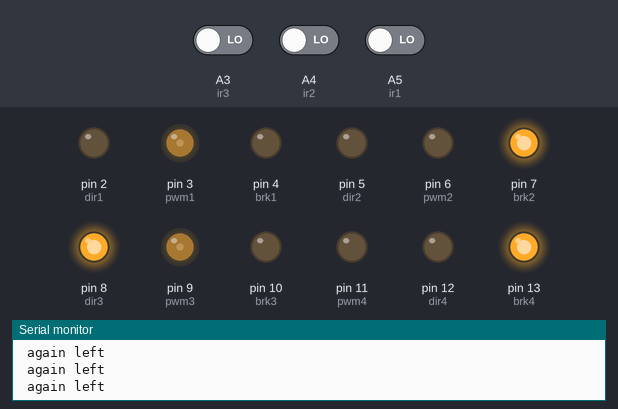
A sketch run on a simulated Arduino Uno, built with avr-gcc and run on an emulated ATmega328P. On the bench: output pins drawn as LEDs (lit = HIGH), the last lines printed to the serial monitor. The inputs (shaded band) are chosen by the test bench; at power-on: A3 (ir3) LOW, A5 (ir1) LOW, A4 (ir2) LOW.

Above: at 9.8 s.
9.9 s: A3 (ir3) driven HIGH
16.5 s: A5 (ir1) driven HIGH
At 19.1 s:
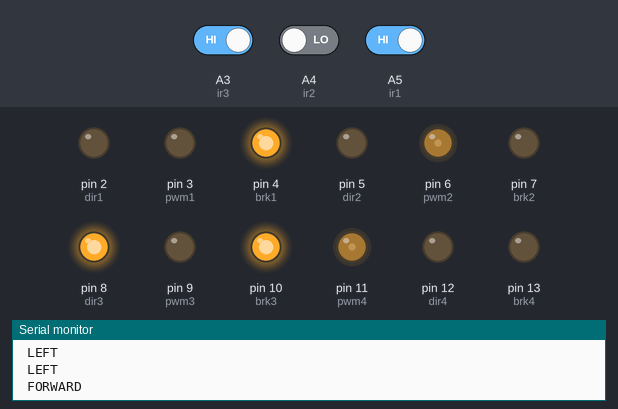
21.0 s: A4 (ir2) driven HIGH
At 21.4 s:
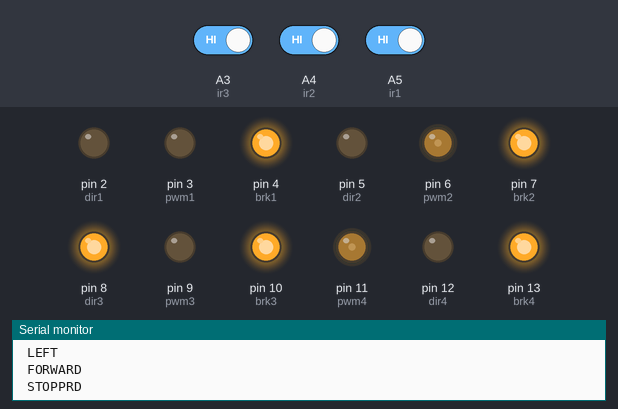
25.5 s: A4 (ir2) driven LOW
At 28.4 s:
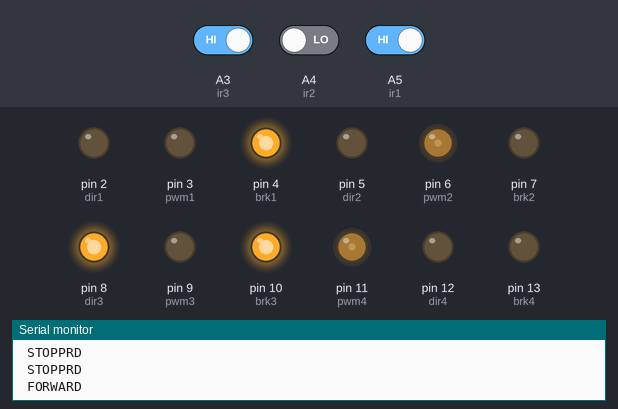
30.0 s: A3 (ir3) driven LOW and A4 (ir2) driven HIGH
Timing chart, 0 to 33.0 s (numbered marks = the images above; inputs shaded):
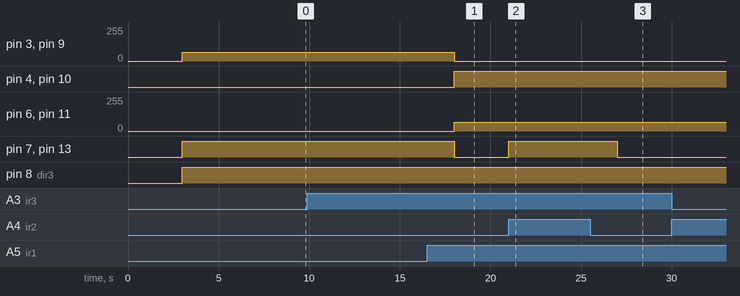

The sketch:

line_follower_3_ir.ino
```cpp
#define dir1 2
#define pwm1 3
#define brk1 4

#define dir2 5
#define pwm2 6
#define brk2 7

#define dir3 8
#define pwm3 9
#define brk3 10

#define dir4 12
#define pwm4 11
#define brk4 13

#define ir1 A5
#define ir2 A4
#define ir3 A3

int detection1;
int detection2;
int detection3;

int pwmh = 65;
int pwms = 45;

void forward()
{
  digitalWrite(brk2,LOW);
  analogWrite(pwm2,pwmh);
  digitalWrite(dir2,LOW);

  digitalWrite(brk1,HIGH);
  analogWrite(pwm1,0);

  digitalWrite(brk3,HIGH);
  analogWrite(pwm3,0);

  digitalWrite(brk4,LOW);
  analogWrite(pwm4,pwmh);
  digitalWrite(dir4,LOW);
}

void left()
{
  digitalWrite(brk1,LOW);
  analogWrite(pwm1,pwmh);
  digitalWrite(dir1,LOW);

  digitalWrite(brk2,HIGH);
  analogWrite(pwm2,0);

  digitalWrite(brk4,HIGH);
  analogWrite(pwm4,0);

  digitalWrite(brk3,LOW);
  analogWrite(pwm3,pwmh);
  digitalWrite(dir3,HIGH);
}


void freeze()
{
  digitalWrite(brk1,HIGH);
  digitalWrite(brk2,HIGH);
  digitalWrite(brk3,HIGH);
  digitalWrite(brk4,HIGH);
}

void setup() {
 for(byte i=2;i<=13;i++)
 pinMode(i,OUTPUT);
 pinMode(ir1,INPUT);
 pinMode(ir2,INPUT);
 pinMode(ir3,INPUT);
Serial.begin(9600);
}

void loop()
{
 delay(3000);
 detection1=digitalRead(ir1);
 detection2=digitalRead(ir2);
 detection3=digitalRead(ir3);

  if(detection1==HIGH && detection2==LOW && detection3==HIGH)
  {
    Serial.println(" FORWARD ");
    forward();
   }
  else if(detection1==LOW && detection2==LOW && detection3==HIGH)
  {
    Serial.println(" LEFT ");
    left();
  }
  else if( detection1==HIGH && detection2==HIGH && detection3==LOW)
  {
  Serial.println(" again forward ");
  forward();
  }
  else if(detection1==LOW && detection2==LOW && detection3==LOW)
  {
    Serial.println(" again left ");
    left();
  }
  else if (detection1==HIGH && detection2==HIGH && detection3==HIGH)
  {
    Serial.println(" STOPPRD ");
    freeze();
  }
}
```

Measured:
- after the input at 16.5 s, pin 3 (pwm1), pin 9 (pwm3): 65/255 → 0/255 after 1.5 s; pin 4 (brk1), pin 10 (brk3): LOW → HIGH after 1.5 s; pin 6 (pwm2), pin 11 (pwm4): 0/255 → 65/255 after 1.5 s; pin 7 (brk2), pin 13 (brk4): HIGH → LOW after 1.5 s
- after the input at 21.0 s, pin 7 (brk2), pin 13 (brk4): LOW → HIGH at once
- after the input at 25.5 s, pin 7 (brk2), pin 13 (brk4): HIGH → LOW after 1.5 s
